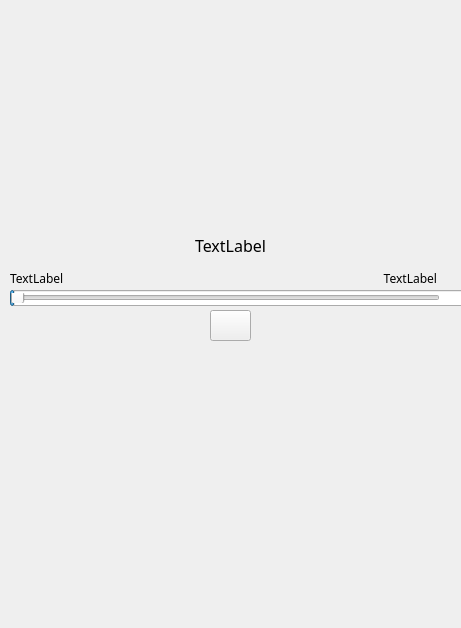
<?xml version="1.0" encoding="UTF-8"?>
<ui version="4.0">
 <class>Form</class>
 <widget class="QWidget" name="Form">
  <property name="geometry">
   <rect>
    <x>0</x>
    <y>0</y>
    <width>461</width>
    <height>628</height>
   </rect>
  </property>
  <property name="windowTitle">
   <string>Form</string>
  </property>
  <widget class="QLabel" name="label_total_time">
   <property name="geometry">
    <rect>
     <x>346</x>
     <y>270</y>
     <width>91</width>
     <height>16</height>
    </rect>
   </property>
   <property name="font">
    <font>
     <family>Poppins</family>
    </font>
   </property>
   <property name="text">
    <string>TextLabel</string>
   </property>
   <property name="alignment">
    <set>Qt::AlignRight|Qt::AlignTrailing|Qt::AlignVCenter</set>
   </property>
  </widget>
  <widget class="QLabel" name="label_cover">
   <property name="geometry">
    <rect>
     <x>100</x>
     <y>20</y>
     <width>256</width>
     <height>192</height>
    </rect>
   </property>
  </widget>
  <widget class="QProgressBar" name="progressBar_progress_bar">
   <property name="geometry">
    <rect>
     <x>10</x>
     <y>290</y>
     <width>471</width>
     <height>16</height>
    </rect>
   </property>
   <property name="maximum">
    <number>100</number>
   </property>
   <property name="value">
    <number>1</number>
   </property>
   <property name="format">
    <string/>
   </property>
  </widget>
  <widget class="QLabel" name="label_name">
   <property name="geometry">
    <rect>
     <x>110</x>
     <y>230</y>
     <width>241</width>
     <height>31</height>
    </rect>
   </property>
   <property name="sizeIncrement">
    <size>
     <width>0</width>
     <height>0</height>
    </size>
   </property>
   <property name="font">
    <font>
     <family>Poppins Light</family>
     <pointsize>12</pointsize>
     <weight>50</weight>
     <bold>false</bold>
    </font>
   </property>
   <property name="layoutDirection">
    <enum>Qt::LeftToRight</enum>
   </property>
   <property name="text">
    <string>TextLabel</string>
   </property>
   <property name="alignment">
    <set>Qt::AlignCenter</set>
   </property>
   <property name="wordWrap">
    <bool>true</bool>
   </property>
  </widget>
  <widget class="QPushButton" name="button_play">
   <property name="geometry">
    <rect>
     <x>210</x>
     <y>310</y>
     <width>41</width>
     <height>31</height>
    </rect>
   </property>
   <property name="autoFillBackground">
    <bool>true</bool>
   </property>
   <property name="text">
    <string/>
   </property>
   <property name="icon">
    <iconset>
     <normaloff>../../../../../AndroidStudioProjects/DjYoungster6_redesign/app/src/main/res/drawable/play_solid.png</normaloff>../../../../../AndroidStudioProjects/DjYoungster6_redesign/app/src/main/res/drawable/play_solid.png</iconset>
   </property>
   <property name="iconSize">
    <size>
     <width>18</width>
     <height>18</height>
    </size>
   </property>
  </widget>
  <widget class="QSlider" name="horizontalSlider_progress_bar">
   <property name="geometry">
    <rect>
     <x>10</x>
     <y>293</y>
     <width>430</width>
     <height>10</height>
    </rect>
   </property>
   <property name="orientation">
    <enum>Qt::Horizontal</enum>
   </property>
  </widget>
  <widget class="QLabel" name="label_details1">
   <property name="geometry">
    <rect>
     <x>30</x>
     <y>360</y>
     <width>400</width>
     <height>20</height>
    </rect>
   </property>
   <property name="text">
    <string/>
   </property>
   <property name="alignment">
    <set>Qt::AlignCenter</set>
   </property>
  </widget>
  <widget class="QLabel" name="label_ongoing_time">
   <property name="geometry">
    <rect>
     <x>10</x>
     <y>270</y>
     <width>91</width>
     <height>16</height>
    </rect>
   </property>
   <property name="font">
    <font>
     <family>Poppins</family>
    </font>
   </property>
   <property name="text">
    <string>TextLabel</string>
   </property>
  </widget>
  <widget class="QLabel" name="label_details2">
   <property name="geometry">
    <rect>
     <x>30</x>
     <y>390</y>
     <width>400</width>
     <height>20</height>
    </rect>
   </property>
   <property name="text">
    <string/>
   </property>
   <property name="alignment">
    <set>Qt::AlignCenter</set>
   </property>
  </widget>
  <widget class="QLabel" name="label_details3">
   <property name="geometry">
    <rect>
     <x>30</x>
     <y>420</y>
     <width>400</width>
     <height>20</height>
    </rect>
   </property>
   <property name="text">
    <string/>
   </property>
   <property name="alignment">
    <set>Qt::AlignCenter</set>
   </property>
  </widget>
 </widget>
 <resources/>
 <connections/>
</ui>
